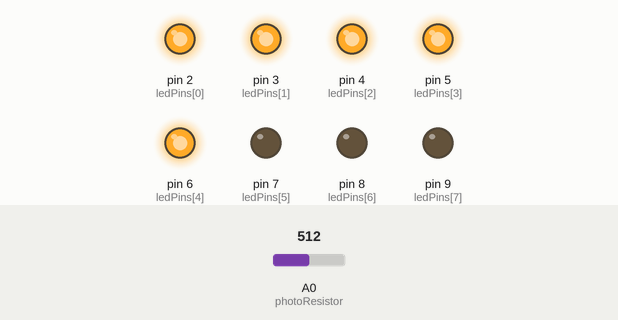
Simulated run of this sketch. Board: Arduino Uno, built with avr-gcc and run on an emulated ATmega328P. Shown: output pins drawn as LEDs (lit = HIGH). The test bench sets the inputs (shaded band); at power-on: A0 (photoResistor) = 512.

Above: at 1.2 s.
1.3 s: A0 (photoResistor) set to 567
2.8 s: A0 (photoResistor) set to 601
At 3.5 s:
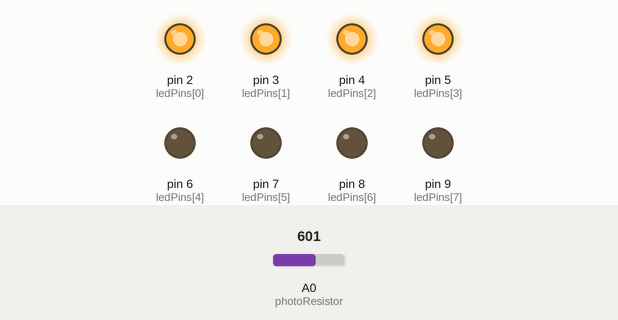
4.3 s: A0 (photoResistor) set to 306
At 4.7 s:
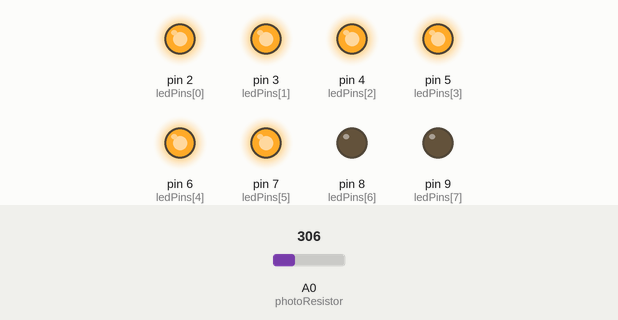
5.8 s: A0 (photoResistor) set to 279
At 7.0 s:
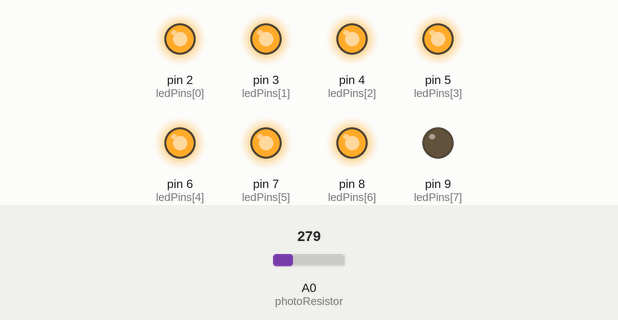
7.3 s: A0 (photoResistor) set to 159
8.8 s: A0 (photoResistor) set to 133
At 9.3 s:
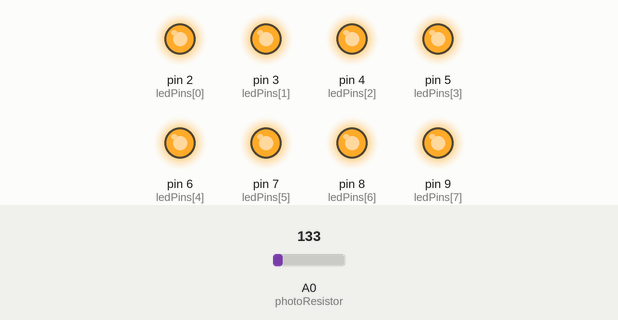
Timing chart, 0 to 11.3 s (numbered marks = the images above; inputs shaded):
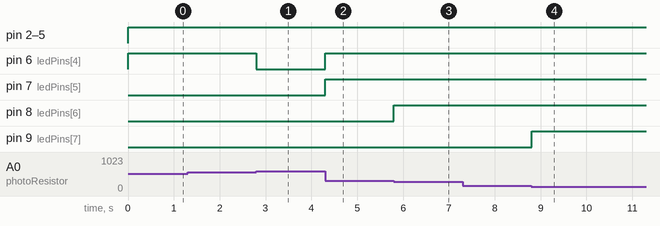

Measured:
- the behaviour switches between 584 and 585 on A0 (photoResistor) (found by bisection; images 0 and 1)
- the behaviour switches between 293 and 292 on A0 (photoResistor) (found by bisection; images 2 and 3)
- the behaviour switches between 147 and 146 on A0 (photoResistor) (found by bisection; images 3 and 4)
- after the input at 1.3 s, every drawn part: stays the same
- after the input at 2.8 s, pin 6 (ledPins[4]): HIGH → LOW at once
- after the input at 4.3 s, pin 6 (ledPins[4]), pin 7 (ledPins[5]): LOW → HIGH at once
- after the input at 5.8 s, pin 8 (ledPins[6]): LOW → HIGH at once
- after the input at 7.3 s, every drawn part: stays the same
- after the input at 8.8 s, pin 9 (ledPins[7]): LOW → HIGH at once

The sketch:

22.PhotoResistor-ledcontrol.ino
```cpp
const int NBrLEDs = 8;
const int ledPins[] = {2, 3, 4, 5, 6, 7, 8, 9};
const int photoResistor = A0;

#define Bright_Light 800   // LDR threshold

int sensorValue = 0;
int ledLevel = 0;

void setup()
{
  for (int led = 0; led < NBrLEDs; led++)
  {
    pinMode(ledPins[led], OUTPUT);
  }
}

void loop()
{
  // Read LDR value
  sensorValue = analogRead(photoResistor);

  if(sensorValue > Bright_Light)
  {
    for (int led = 0; led< NBrLEDs; led++)
    {
      digitalWrite(ledPins[led], LOW);
    }
  }
  else
  {

    // Convert sensor value to LED count
    ledLevel = map(sensorValue, 0, 1023, NBrLEDs, 1);

    // saftey clamp
    ledLevel = constrain(ledLevel, 0, NBrLEDs);

    // Turn LEDs ON/OFF
    for (int led = 0; led < NBrLEDs; led++)
    {
      if (led < ledLevel)
      {
        digitalWrite(ledPins[led], HIGH);
      }
      else
      {
        digitalWrite(ledPins[led], LOW);
      }
    }
  }

  delay(5);
}
```
